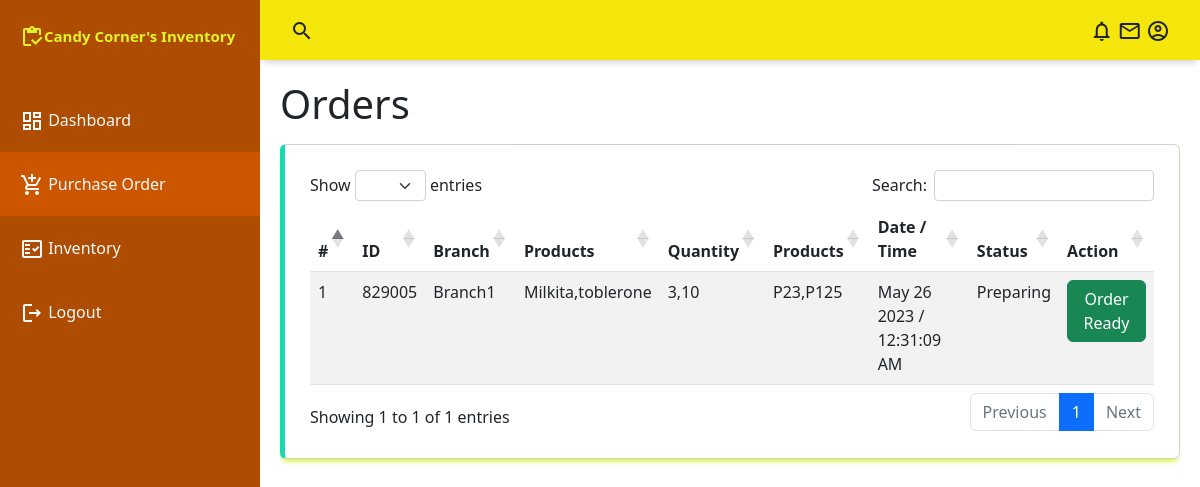
/checker/orders.php, run on an earlier commit of the app's database.
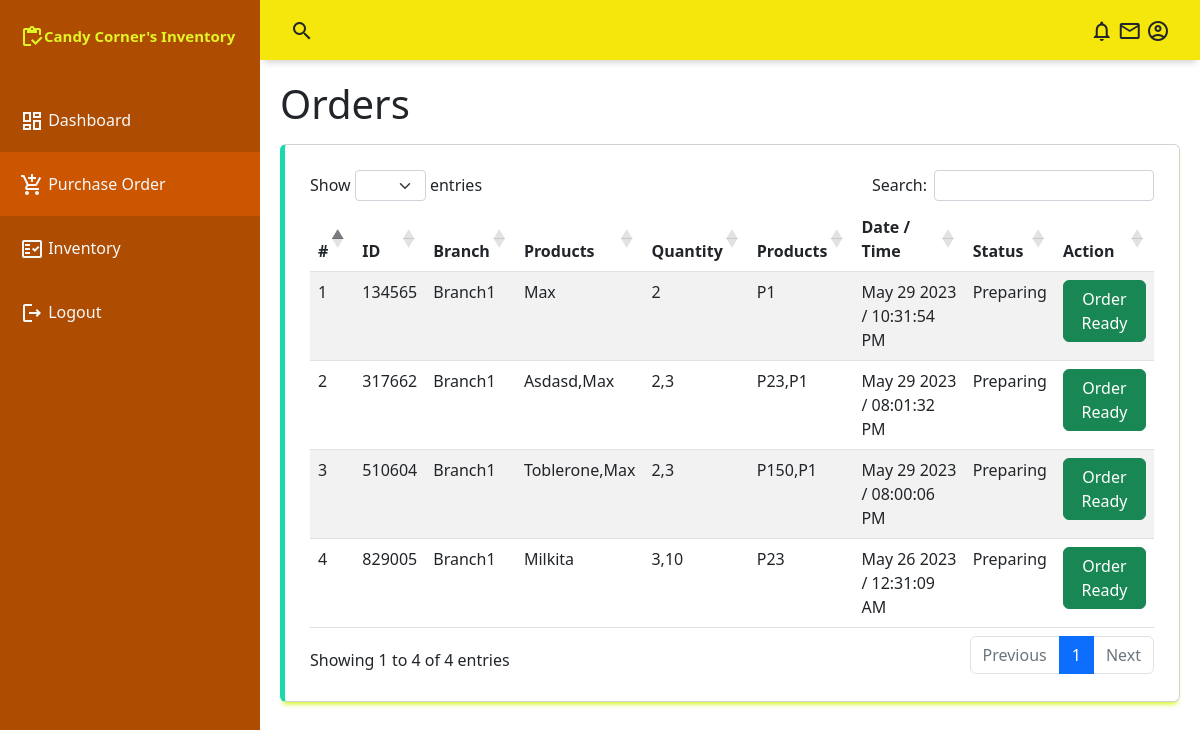
And on a later commit of the database.
### tables this page shows
CREATE TABLE `orders` (
  `order_id` int(255) NOT NULL,
  `order_united_id` int(255) NOT NULL,
  `order_product_id` int(255) NOT NULL,
  `order_quantity` int(11) NOT NULL,
  `order_date` datetime NOT NULL DEFAULT current_timestamp(),
  `order_status` int(11) NOT NULL DEFAULT 0,
  `order_user_id` int(11) NOT NULL
);

CREATE TABLE `users` (
  `u_id` int(255) NOT NULL,
  `u_email` text NOT NULL,
  `u_password` text NOT NULL,
  `u_name` text NOT NULL,
  `u_type` int(255) NOT NULL DEFAULT 0,
  `u_status` int(255) NOT NULL DEFAULT 0
);

### conn/config.php (called while the page is built, shortened)
<?php
	class db_connect{
		public $host = db_host;
		public $user = db_user;
		public $pass = db_pass;
		public $name = db_name;
		public function connect(){
			$this->conn = new mysqli($this->host, $this->user, $this->pass, $this->name);
		}
	}
	function statusReport($status){
		if($status == 0){
			return "Pending";
		}else if($status==1){
			return "Rejected";
		}else if($status==2){
			return "Preparing";
		}else if($status==3){
			return "Waiting for delivery";
		}else if($status==4){
			return "On the way";
		}else if($status==5){
			return "Delivered";
		}
	}
?>

### conn/class.php (called while the page is built, shortened)
<?php
	require_once'config.php';
	class db_class extends db_connect{
		public function CheckerSelectOrders(){
			$query=$this->conn->prepare("SELECT *,
			GROUP_CONCAT(prod_name SEPARATOR ',') as grp_prodname,
			GROUP_CONCAT(' -> ', prod_name,' -> ', order_quantity SEPARATOR ',') as grp_order,
			GROUP_CONCAT(prod_id SEPARATOR ',') as grp_prodid,
			GROUP_CONCAT(order_quantity SEPARATOR ',') as grp_quantity,
			GROUP_CONCAT(prod_price SEPARATOR ',') as grp_price,
			GROUP_CONCAT('P',prod_price SEPARATOR ',') as grp_prices,
			DATE_FORMAT(order_date, '%M %d %Y /  %h:%i:%s %p ') as order_date
			FROM `orders` as a
			LEFT JOIN products as b
			ON a.order_product_id = b.prod_id
			LEFT JOIN category as c
			ON b.prod_category = c.category_id
			LEFT JOIN users as d
            ON a.order_user_id = d.u_id
			WHERE order_status=2
			GROUP BY order_united_id") or die($this->conn->error);
			if($query->execute()){
				$result = $query->get_result();
				return $result;
			}
		}
	}
?>

### checker/orders.php (the view, shortened to what this page needs)
<?php
include("../conn/class.php");
$db=new db_class();
include("include/navbar.php");
include("include/sidebar.php");
?>
    <main class="main-container" style="z-index:2">
        <div class="fluid-container">
            <h1 class="mb-3">Orders</h1>
            <div class="table-responsive card">
                <table id="example" class="table table-striped" style="width:100%">
                    <thead>
                        <tr>
                            <th>#</th>
                            <th>ID</th>
                            <th>Branch</th>
                            <th>Products</th>
                            <th>Quantity</th>
                            <th>Products</th>
                            <th>Date / Time</th>
                            <th>Status</th>
                            <th>Action</th>
                        </tr>
                    </thead>
                    <tbody id="tbody">
                       <?php
                        $result= $db->CheckerSelectOrders();
                        $i=1;
                        while($row=$result->fetch_array()){
                            $status = $row['order_status'];
                            $id = $row['order_united_id'];
                            $user_id = $row['order_user_id'];
                            $qty = $row['grp_quantity'];
                            $prod_id = $row['grp_prodid'];
                            $action="";
                            if($status==2){
                                $change = status($id,$user_id,3,'Order Ready',$prod_id,$qty);
                                $action = $change;
                            }
                            $status = statusReport($row['order_status']);
                            echo
                            '<tr>
                                <td>'.$i.'</td>
                                <td>'.$id.'</td>
                                <td>'.ucfirst($row['u_name']).'</td>
                                <td>'.ucfirst($row['grp_prodname']).'</td>
                                <td>'.ucfirst($row['grp_quantity']).'</td>
                                <td>'.ucfirst($row['grp_prices']).'</td>
                                <td>'.ucfirst($row['order_date']).'</td>
                                <td>'.$status.'</td>
                                <td>
                                    '.$action.'
                                </td>
                            </tr>';
                            $i++;
                        }
                       ?>
                    </tbody>
                </table>
            </div>
        </div>
    </main>
<?php
function status($id,$user_id,$status,$text,$prod_id,$qty){
    if($status==3){
        return '<a class="btn btn-success" href="controller/action.php?id='.$id.'&status='.$status.'&user='.$user_id.'" >'.ucfirst($text).'</a> ';
    }
}
?>

### checker/include/navbar.php (shortened to what this page needs)
<!DOCTYPE html>
<html lang="en">
<head>
    <link rel="stylesheet" href="assets/css/style.css">
    <link rel="stylesheet" href="https://cdn.datatables.net/1.13.4/css/dataTables.bootstrap5.min.css">
    <link href="https://cdn.jsdelivr.net/npm/bootstrap@5.2.3/dist/css/bootstrap.min.css" rel="stylesheet">
</head>
<body>
    <div class="grid-container">
        <header class="header">
            <div class="header-left">
                <span class="material-icons-outlined">search</span>
            </div>
            <div class="header-right">
                <span class="material-icons-outlined">notifications</span>
                <span class="material-icons-outlined">mail</span>
                <span class="material-icons-outlined">account_circle</span>
            </div>
        </header>

### checker/include/sidebar.php (shortened to what this page needs)
<aside id="sidebar" style="z-index: 3;">
           <div class="sidebar-title">
               <div class="sidebar-brand">
               <span class="material-icons-outlined">inventory</span>Candy Corner's Inventory
           </div>
         </div>
         <ul class="sidebar-list">
         <a href="index.php" class="text-light text-decoration-none">
           <li class="sidebar-list-item" id="nav-home" >
               <span class="material-icons-outlined ">dashboard</span> Dashboard
           </li>
         </a>
         <a href="orders.php" class="text-light text-decoration-none">
               <li class="sidebar-list-item"  id="nav-order">
               <span class="material-icons-outlined">add_shopping_cart</span> Purchase Order
           </li>
           <a href="inventory.php" class="text-light text-decoration-none">
           <li class="sidebar-list-item" id="nav-inventory">
               <span class="material-icons-outlined">fact_check</span> Inventory
           </li>
           </a>
           <a href="include/logout.php" class="text-light text-decoration-none">
               <li class="sidebar-list-item" >
                   <span class="material-icons-outlined">logout</span> Logout
               </li>
           </a>
         </ul>
       </aside>

### checker/assets/css/style.css (style rules this page uses)
body { margin: 0; padding: 0; box-sizing: border-box; background-color: #f1f2f4; color: #666666; font-family: "Montserrat", sans-serif; }
.material-icons-outlined { vertical-align: middle; line-height: 1px; }
.grid-container { display: grid; grid-template-columns: 260px 1fr 1fr 1fr; grid-template-rows: 0.2fr 3fr; grid-template-areas: "sidebar header header header" "sidebar main main main"; height: 100vh; }
.header { grid-area: header; height: 60px; background-color: rgb(245, 230, 12); display: flex; align-items: center; justify-content: space-between; padding: 0 30px 0 30px; box-shadow: 0 6px 7px -4px rgba(0,0,0,0.2); }
#sidebar { grid-area: sidebar; position: left; height: 100vh; background-color: rgb(174, 76, 2); color: #e0f426; overflow-y: auto; transition: all 0.5s; -webkit-transition: all 0.5s; }
.sidebar-title { display: flex; justify-content: space-between; align-items: center; padding: 10px 20px 20px 20px; margin-bottom: 20px; }
.sidebar-brand { margin-top: 15px; font-size: 15px; font-weight: 600; }
.sidebar-list { position: relative; padding: 0; margin-top: 15px; list-style-type: none; font-size: 1em; color: #f8f8f4; font-weight: 400; transition: .5s; }
.sidebar-list-item { padding: 20px 20px 20px 20px; }
.main-container { grid-area: main; overflow-y: auto; padding: 20px 20px; }
.card { display: flex; flex-direction: column; justify-content: space-around; padding: 25px; background-color: #ded2d2; box-sizing: border-box; border: 1px solid #d2d2d3; border-radius: 5px; box-shadow: 0 5px 5px -3px rgba(205, 247, 18, 0.973); }
.card:nth-child(2) { border-left: 5px solid rgb(24, 218, 173); }

### checker/include/navbar.php (style rules this page uses)
.active { background-color: #CC5500; }

What changed in the data, as far as the page shows it:
added orders: order_united "134565", users.u_name "Branch1", grp_prodname "Max", grp_quantity "2", grp_prices "P1", order_date "May 29 2023 / 10:31:54 PM", order_status "Preparing"
added orders: order_united "317662", users.u_name "Branch1", grp_prodname "Asdasd,Max", grp_quantity "2,3", grp_prices "P23,P1", order_date "May 29 2023 / 08:01:32 PM", order_status "Preparing"
added orders: order_united "510604", users.u_name "Branch1", grp_prodname "Toblerone,Max", grp_quantity "2,3", grp_prices "P150,P1", order_date "May 29 2023 / 08:00:06 PM", order_status "Preparing"
computed for orders (number 4 of 4 on the later page): grp_prodname "Milkita,toblerone" → "Milkita"; grp_prices "P23,P125" → "P23"
Also different on the page:
text written by a page script: "Show entries Search: Showing 1 to 1 of 1 entries Previous 1 Next" → "Show entries Search: Showing 1 to 4 of 4 entries Previous 1 Next"
